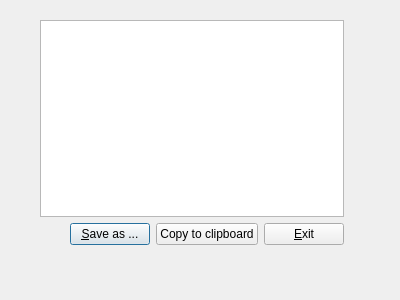
<?xml version="1.0" encoding="UTF-8"?>
<ui version="4.0">
 <class>textDlg</class>
 <widget class="QDialog" name="textDlg">
  <property name="geometry">
   <rect>
    <x>0</x>
    <y>0</y>
    <width>400</width>
    <height>300</height>
   </rect>
  </property>
  <property name="windowTitle">
   <string>Dialog</string>
  </property>
  <widget class="QWidget" name="">
   <property name="geometry">
    <rect>
     <x>40</x>
     <y>20</y>
     <width>304</width>
     <height>225</height>
    </rect>
   </property>
   <layout class="QVBoxLayout" name="verticalLayout">
    <item>
     <widget class="QTextBrowser" name="textBrowser"/>
    </item>
    <item>
     <layout class="QHBoxLayout" name="horizontalLayout">
      <item>
       <spacer name="horizontalSpacer">
        <property name="orientation">
         <enum>Qt::Horizontal</enum>
        </property>
        <property name="sizeHint" stdset="0">
         <size>
          <width>40</width>
          <height>20</height>
         </size>
        </property>
       </spacer>
      </item>
      <item>
       <widget class="QPushButton" name="pushButton">
        <property name="text">
         <string>&amp;Save as ...</string>
        </property>
       </widget>
      </item>
      <item>
       <widget class="QPushButton" name="pushButton_2">
        <property name="text">
         <string>Copy to clipboard</string>
        </property>
       </widget>
      </item>
      <item>
       <widget class="QPushButton" name="pushButton_3">
        <property name="text">
         <string>&amp;Exit</string>
        </property>
       </widget>
      </item>
     </layout>
    </item>
   </layout>
  </widget>
 </widget>
 <resources/>
 <connections/>
</ui>
